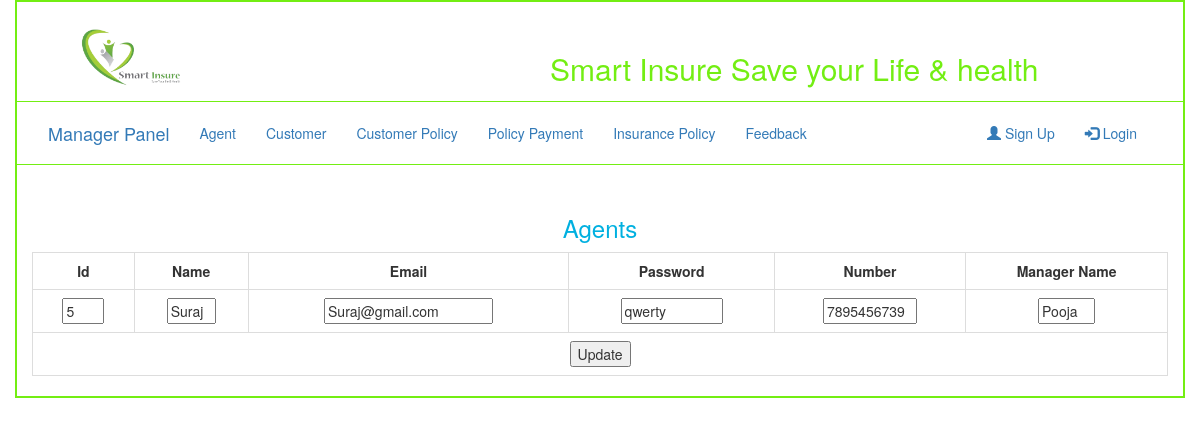
Page /manager/agent_update.php?Aid=5 on the committed database.
### tables this page shows
CREATE TABLE `registration` (
  `id` int(11) NOT NULL,
  `name` varchar(50) NOT NULL,
  `email` varchar(50) NOT NULL,
  `password` varchar(30) NOT NULL,
  `num` varchar(12) NOT NULL,
  `userType` varchar(30) NOT NULL,
  `manager_name` varchar(50) NOT NULL,
  `agent_name` varchar(30) NOT NULL,
  `address` varchar(60) NOT NULL
);

### manager/agent_update.php (the view, shortened to what this page needs)
<?php
include "db.php";
?>
<!DOCTYPE html>
<html>
<head>
<link type="text/css" rel="stylesheet" href="../css/bootstrap.css"/>
</head>
<body>
<div class="container" style="border: 2px solid #73EE13">
  <div class="row" style="border-bottom: 1px solid #73EE13">
    <div class="col-sm-4"><a href="../index.php">
      <img src="../images/logo.png" class="img-responsive" height="150px" width="200px"></a>
    </div>
    <div class="col-sm-8" style="  margin-top: 30px; text-align: center ">
      <h2> <font color="#73EE13"> Smart Insure Save your Life & health </font>  </h2>
    </div>
  </div>
  <div class="row" style="border-bottom: 1px solid #73EE13">
    <div class="col-sm-12" style="margin-bottom: -15px; margin-top: 5px; ">
      <nav class="navbar navbar-fluid">
  <div class="container-fluid">
    <div class="navbar-header">
      <a class="navbar-brand" href="manager.php">Manager Panel</a>
    </div>
    <div class="collapse navbar-collapse" id="myNavbar">
      <ul class="nav navbar-nav">
        <li><a href="agent.php">Agent</a></li>
        <li><a href="manager_customer.php">Customer</a></li>
        <li><a href="customer_policy.php">Customer Policy</a></li>
        <li><a href="policy_payment.php">Policy Payment</a></li>
        <li><a href="insurance_policy.php">Insurance Policy </a></li>
        <li><a href="feedback.php">Feedback</a></li>
      </ul>
      <ul class="nav navbar-nav navbar-right">
       <?php
  if(isset($_SESSION['name'])){
    ?>
   <li><a href="#"> <?php echo strtoupper($_SESSION['name']); ?></a></li>
      <li><a href="../login/logout.php"><span class="glyphicon glyphicon-log-out"></span> Logout</a></li>
    <?php
}
else{
  echo "<li><a href='login/register.php'><span class='glyphicon glyphicon-user'></span> Sign Up</a></li>";
  echo "      <li><a href='login/login.php'><span class='glyphicon glyphicon-log-in'></span> Login</a></li>";
}
?> </ul>
    </div>
  </div>
</nav>
    </div>
  </div>
<div class="row">
<div class="col-sm-12" style="margin-top: 30px">
 <h3 align="center"> <font color="sky blue"> Agents</font></h3>
<div class="table-responsive">
  <table class="table table-hover table-bordered "  border="2px solid green" cellspacing="0px" cellpadding="10px" align="center">
<tr >
<th> <center>  Id </center> </th>
<th> <center>  Name </center> </th>
<th> <center> Email </center> </th>
<th> <center> Password </center> </th>
<th> <center> Number </center> </th>
<th> <center> Manager Name </center> </th>
</tr>
  <?php
$id=$_GET['Aid'];
$qwery = "SELECT * from registration where id= '$id'";
$run=mysqli_query($con, $qwery);
while ($roww = mysqli_fetch_array($run, MYSQLI_BOTH)) {
   echo " <form action='agent_update.php' method='POST'>
   <tr align='center'>
   <td><input type='text' name='id' value='$roww[id]' size='2' readonly></td>
   <td><input type='text' name='name' value='$roww[name]' size='3'></td>
   <td><input type='text' name='email' value='$roww[email]'size='19'></td>
   <td><input type='text' name='password' value='$roww[password]'size='10'></td>
   <td><input type='text' name='number' value='$roww[num]'size='9'></td>
   <td><input type='text' name='Mname' value='$roww[manager_name]' readonly size='4'></td></tr>
   <tr align='center'>
   <td colspan='6'><input type='submit' name='Update' value='Update'> </td>
   </tr>";
}
echo "</form></table>";
  ?>
</div></div></div>
</div>
</body>
</html>

### rows in the picture
registration: id "5", name "Suraj", email "Suraj@gmail.com", password "qwerty", number "7895456739", Mname "Pooja"
